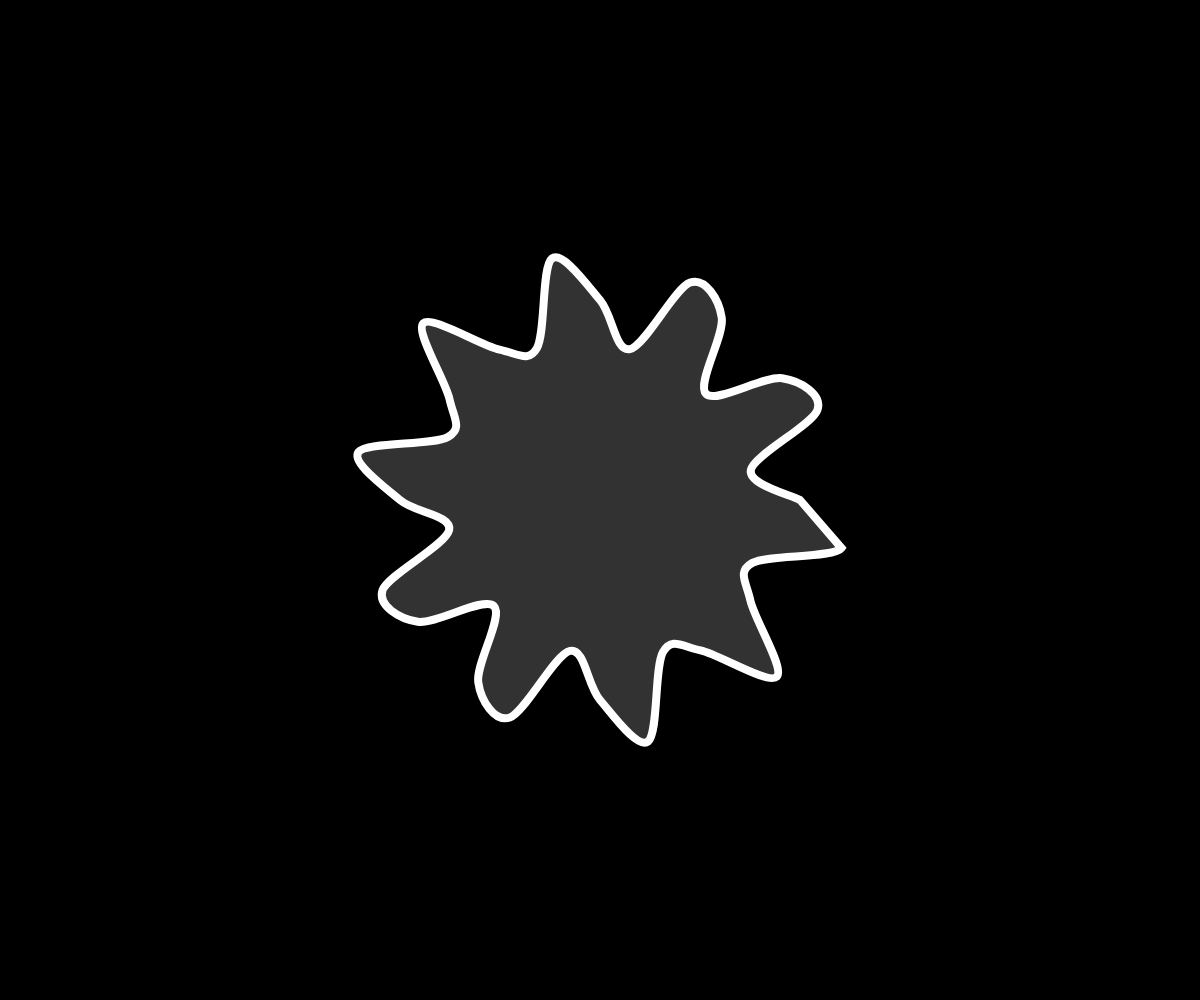
Frame 1 (no input)
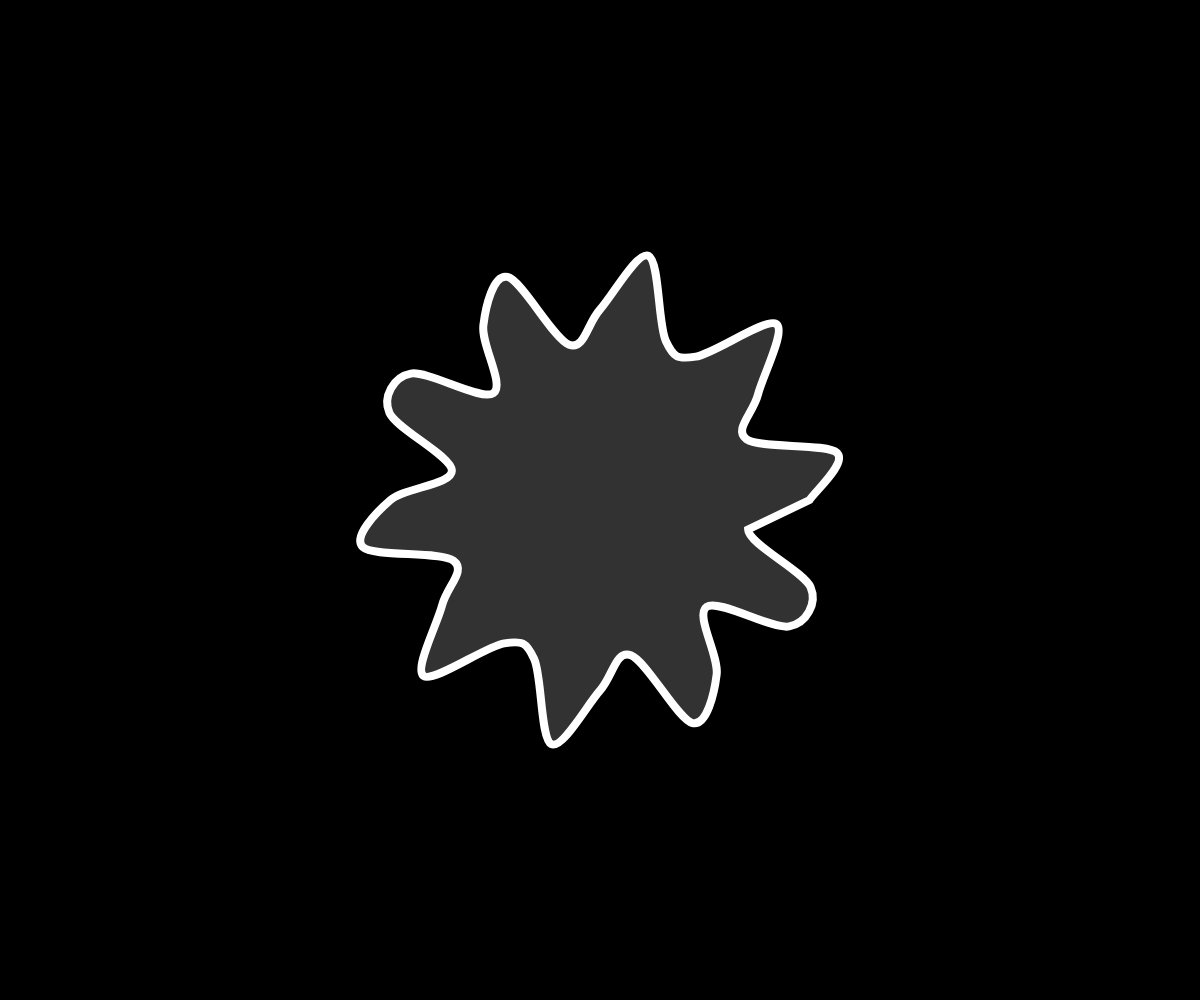
Frame 60 (no input)
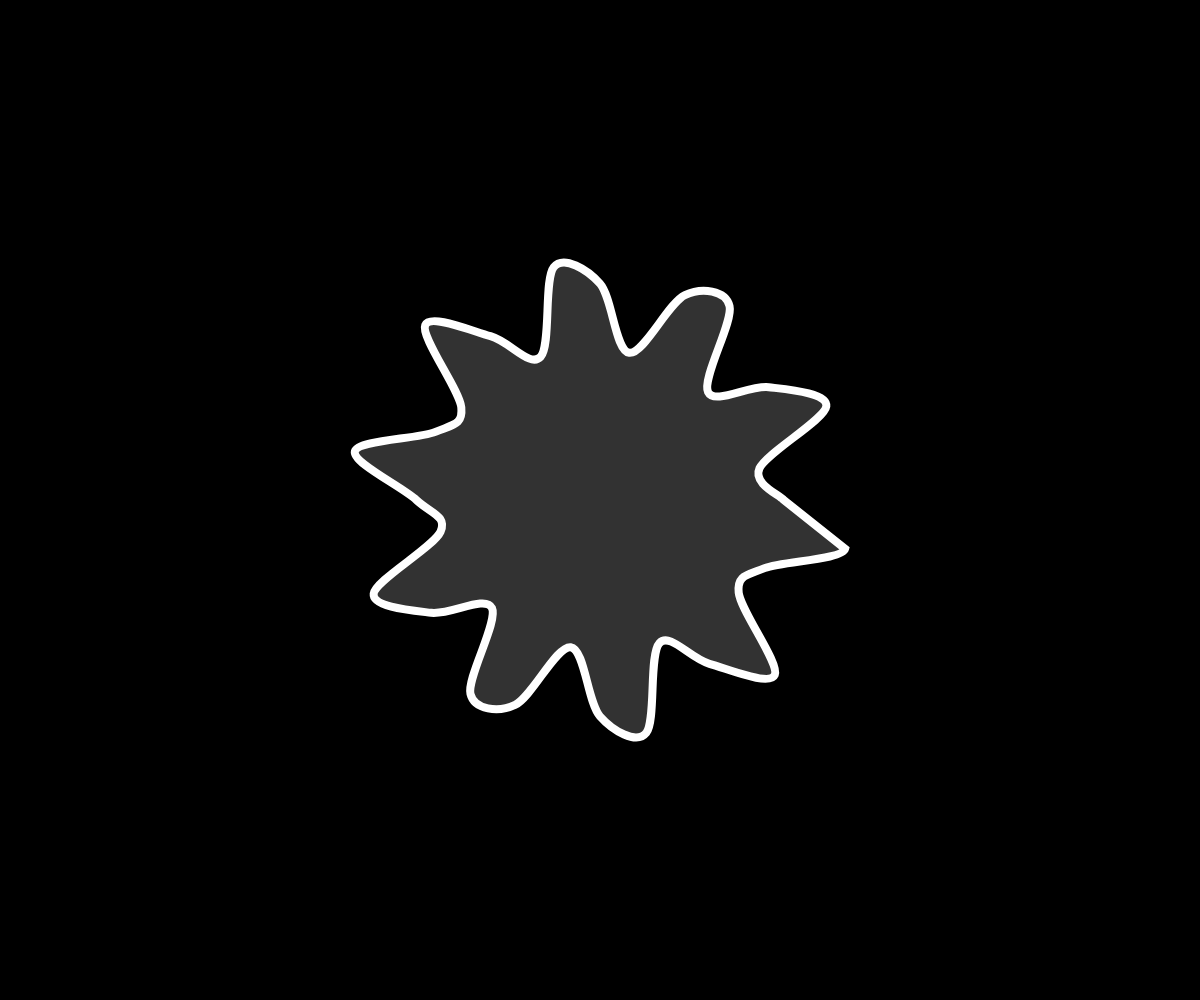
Frame 120 (the mouse pressed at the canvas centre since frame 60)

The p5.js sketch that drew these frames (run headless with seeded random() and noise() and a simulated clock; from frame 60 on, the mouse is pressed at the canvas centre):

// p5.js sketch
// ── sketch.js
/*
 * Putting the sine wave on the edge on a circle
 */

let phase = 0;
let r;

function setup() {
  createCanvas(windowWidth, windowHeight);
  r = width / 6;
}

function draw() {
  background(0);
  translate(width / 2, height / 2);
  stroke(255);
  strokeWeight(8);
  fill(50);

  const increment = TWO_PI / 32;

  beginShape();
  for (let a = 0; a < TWO_PI; a += increment) {
    const r1 = r + sin(a * 10 + phase) * 50;
    const x = r1 * cos(a);
    const y = r1 * sin(a);
    curveVertex(x, y);
  }
  endShape(CLOSE);
  phase += 0.05;
}
